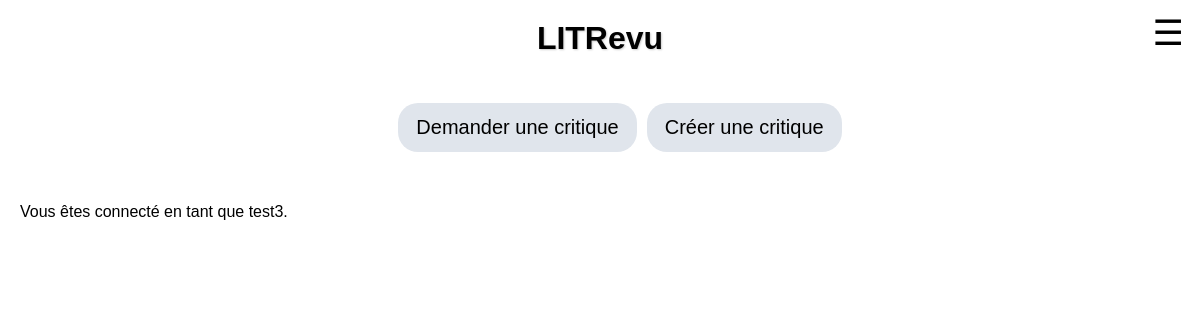
/home/ (signed in), run on an earlier commit of the app's database.
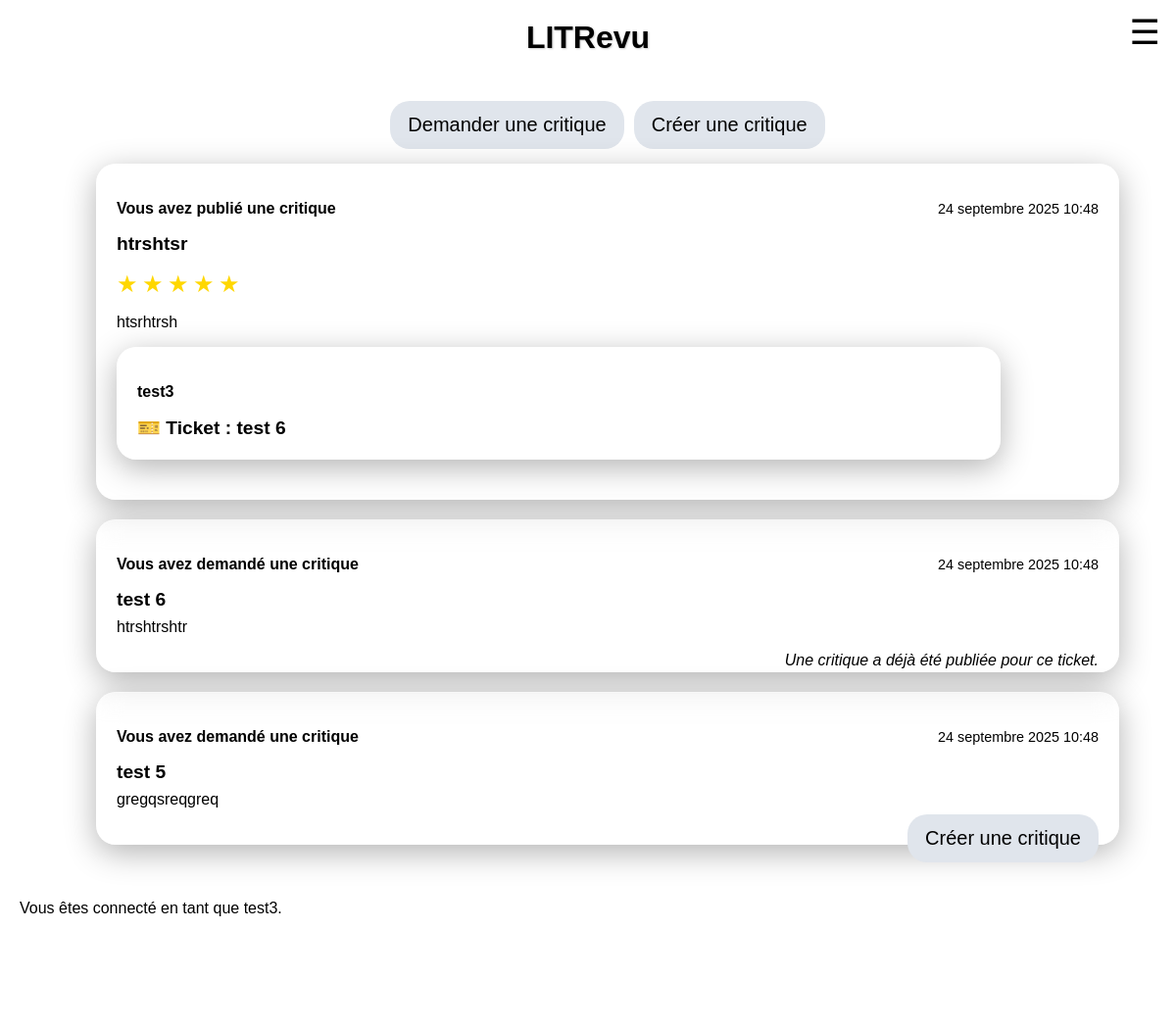
And on a later commit of the database.
### authentication/models.py (models this page shows)
class User(AbstractUser):
    profile_photo = models.ImageField(verbose_name='Photo de profil')

### blog/models.py (models this page shows)
class Review(models.Model):
    ticket = models.ForeignKey(Ticket, on_delete=models.CASCADE)
    rating = models.PositiveSmallIntegerField(
        validators=[
            MinValueValidator(0),
            MaxValueValidator(5)
        ]
    )
    user = models.ForeignKey(
        settings.AUTH_USER_MODEL,
        on_delete=models.CASCADE
        )
    headline = models.CharField(max_length=128)
    body = models.TextField(max_length=8192)
    time_created = models.DateTimeField(auto_now_add=True)

class Ticket(models.Model):
    title = models.CharField(max_length=128)
    description = models.TextField(max_length=2048, blank=True)
    user = models.ForeignKey(
        settings.AUTH_USER_MODEL,
        on_delete=models.CASCADE
        )
    image = models.ImageField(null=True, blank=True)
    time_created = models.DateTimeField(auto_now_add=True)

### blog/views.py (the view)
# urls.py: 2. Add a URL to urlpatterns:  path('', views.home, name='home')
@login_required
def home(request):
    user = request.user
    followed_user = UserFollows.objects.filter(user=request.user).values_list('followed_user', flat=True)
    tickets = Ticket.objects.filter(
        Q(user__in=followed_user) | Q(user=user)
    )
    reviews_from_followed = Review.objects.select_related('ticket').filter(
        Q(user__in=followed_user)
        | Q(user=user)
        | Q(ticket__user__in=followed_user)
    )
    reviews_on_own_ticket = Review.objects.filter(ticket__user=user)
    reviews = (reviews_from_followed | reviews_on_own_ticket).distinct()
    for t in tickets:
        t.content_type = 'TICKET'
        t.unique_id = f"TICKET-{t.id}"
    for r in reviews:
        r.content_type = 'REVIEW'
        t.unique_id = f"REVIEW-{t.id}"
    tickets_with_review = set(review.ticket.id for review in reviews)
    for ticket in tickets:
        ticket.has_review = int(ticket.id) in tickets_with_review
    flux = list(tickets) + list(reviews)
    flux.sort(
        key=lambda instance: instance.time_created,
        reverse=True
    )
    page = request.GET.get('page', 1)
    paginator = Paginator(flux, 10)
    page_obj = paginator.get_page(page)
    if request.headers.get('x-requested-with') == 'XMLHttpRequest':
        html = render_to_string('blog/_flux_items.html', {'flux': page_obj, 'request': request})
        return JsonResponse({'html': html, 'has_next': page_obj.has_next()})
    return render(request, 'blog/home.html', context={'flux': page_obj})

### blog/templates/blog/home.html (shortened to what this page needs)
{% extends 'base.html' %}
{% block content %}
    <div class="home-menu">
        <div>
            <a href="{% url 'ticket_upload' %}" class="neumorphic neumorphic-button text-deco">Demander une critique</a>
        </div>
        <div>
            <a href="{% url 'review_upload' %}" class="neumorphic neumorphic-button text-deco">Créer une critique</a>
        </div>
    </div>
    <div id="flux-container" style="width: 100%; display: flex; flex-direction: column; align-items: center;">
        {% include 'blog/_flux_items.html' %}
    </div>
{% endblock content %}

### templates/base.html (shortened to what this page needs)
{% load static %}
<!DOCTYPE html>
<html lang="fr">
    <head>
        <link rel="stylesheet" href="{% static 'css/styles.css' %}" />
    </head>
    <body>
        <main>
            <div class="header-title">LITRevu</div>
            {% if user.is_authenticated %}
            <button class="hamburger" onclick="toggleMenu()">☰</button>
            {% endif %}
            <div class="container">
                {% block content %}{% endblock content %}
            </div>
            <div class="footer">
                {% if user.is_authenticated %}
                    <p>Vous êtes connecté en tant que {{ request.user }}.</p>
                {% endif %}
            </div>
        </main>
        <footer class="footer">
            <div>
                <h3>
                </h3>
            </div>
        </footer>
    </body>
</html>

### blog/templates/blog/_flux_items.html
{% for item in flux %}
    {% include 'blog/_card.html' with item=item show_review_option=True show_post_option=False %}
{% endfor %}

### blog/templates/blog/_card.html (shortened to what this page needs)
{% if item.content_type == 'TICKET' %}
<div class="neumorphic neumorphic-home-card ticket-card" data-id="{{ item.unique_id }}">
    <div class="ticket-header">
        {% if item.user == request.user %}
            <p class="ticket-author">Vous avez demandé une critique</p>
        {% else %}
            <p class="ticket-author">{{ item.user }} a demandé une critique</p>
        {% endif %}
        <p class="ticket-date">{{ item.time_created }}</p>
    </div>
    <h3 class="ticket-title">{{ item.title }}</h3>
    <p class="ticket-description">{{ item.description }}</p>
    {% if show_review_option %}
    <div class="ticket-footer">
        {% if not item.has_review %}
            <a href="{% url 'reply_to_ticket' item.id %}" class="neumorphic neumorphic-button text-deco">Créer une critique</a>
        {% else %}
            <p><em>Une critique a déjà été publiée pour ce ticket.</em></p>
        {% endif %}
    </div>
    {% endif %}
</div>
{% elif item.content_type == 'REVIEW' %}
<div class="neumorphic neumorphic-home-card review-card" data-id="{{ item.unique_id }}">
    <div class="review-header">
        {% if item.user == request.user %}
            <p class="review-author">Vous avez publié une critique</p>
        {% else %}
            <p class="review-author">{{ item.user }} a publié une critique</p>
        {% endif %}
        <p class="review-date">{{ item.time_created }}</p>
    </div>
    <h3 class="review-title">{{ item.headline }}</h3>
    <span>
        {% for i in "12345" %}
            {% if forloop.counter <= item.rating %}
                <span style="color: gold; font-size: 24px;">&#9733;</span>
            {% endif %}
        {% endfor %}
    </span>
    <p>{{ item.body }}</p>
    {% if item.ticket %}
    <div class="neumorphic neumorphic-home-card ticket-card embedded-ticket">
        <div class="ticket-header">
            <p class="ticket-author">{{ item.ticket.user }}</p>
        </div>
        <h3 class="ticket-title">🎫 Ticket : {{ item.ticket.title }}</h3>
    </div>
    {% endif %}
</div>
{% endif %}

### static/css/styles.css (style rules this page uses)
:root { --bg-main: #e0e5ec; --bg-light: #f0f0f0; --border-color: #ccc; --shadow-dark: #a3b1c6; --shadow-light: #ffffff; --text-main: #6d7582; --text-muted: #888; --placeholder: #a3b1c6; --highlight: gold; }
body { margin: 0; padding: 0; align-items: center; background: url(./../img/janko-ferlic-sfL_QOnmy00-unsplash.jpg); background-size: cover; background-repeat: no-repeat; background-position: center; background-attachment: fixed; font-family: Arial, sans-serif; overflow-x: hidden; }
main { flex: 1; padding: 20px; }
footer { color: white; text-align: center; padding: 10px; position: relative; }
.hamburger { background: none; border: none; cursor: pointer; }
.header-title { font-size: 2rem; font-weight: bold; text-align: center; flex-grow: 1; text-shadow: 1px 1px 2px var(--border-color); }
.home-menu { display: flex; flex-direction: row; align-items: center; margin: 20px 0; height: 50px; justify-content: space-between; gap: 10px; }
.neumorphic { background: var(--bg-main); border-radius: 20px; }
.container { width: 100%; margin: 0 auto; padding: 20px; display: flex; flex-direction: column; align-items: center; }
.neumorphic-edit-card, .neumorphic-follow, .neumorphic-home-card, .review-card, .ticket-card { width: 90%; margin-bottom: 20px; padding: 20px; box-sizing: border-box; background: rgba(255, 255, 255, 0.1); box-shadow: 0 8px 32px rgba(0, 0, 0, 0.3); backdrop-filter: blur(12px); -webkit-backdrop-filter: blur(12px); border: 1px solid rgba(255, 255, 255, 0.3); }
.neumorphic-follow-button, .neumorphic-nav-button, .neumorphic-button { font-size: 16px; color: black; border: none; cursor: pointer; transition: all 0.3s ease; box-sizing: border-box; text-align: center; display: inline-block; text-decoration: none; }
.neumorphic-button { width: auto; margin-top: 10px; padding: 15px 30px; }
.review-card, .ticket-card { position: relative; }
.ticket-header, .review-header { display: flex; justify-content: space-between; align-items: center; }
.ticket-author, .review-author { font-weight: bold; }
.ticket-date, .review-date { font-size: 0.9em; color: black; text-align: right; }
.ticket-title, .review-title { margin: 0; font-size: 1.2em; }
.ticket-description, .review-description { margin-top: 0.5em; }
.ticket-footer, .review-footer { position: absolute; right: 20px; }
.ticket-footer a, .review-footer a { position: relative; bottom: 20px; }
.ticket-footer p, .review-footer p { position: relative; bottom: 30px; }
@media screen and (max-width: 1320px) { .hamburger { display: block; margin-top: -45px; font-size: 35px; color: black; position: fixed; right: 10px; } }
@media screen and (max-width: 1320px) { .neumorphic-nav-button, .neumorphic-button { padding: 13px 18px; font-size: 20px; color: black; border: none; cursor: pointer; transition: all 0.3s ease; box-sizing: border-box; text-align: center; display: inline-block; text-decoration: none; } }
@media screen and (max-width: 1320px) { .ticket-footer, .review-footer { position: absolute; right: 20px; } }
@media screen and (max-width: 1320px) { .ticket-footer a, .review-footer a { position: relative; bottom: 20px; } }
@media screen and (max-width: 1320px) { .ticket-footer p, .review-footer p { position: relative; bottom: 16px; } }

What changed in the data, as far as the page shows it:
added Review: shows "Vous avez publié une critique", time_created "24 septembre 2025 10:48", headline "htrshtsr", rating 5 (drawn), body "htsrhtrsh", ticket.user "test3", ticket "test 6"
added Ticket: shows "Vous avez demandé une critique", time_created "24 septembre 2025 10:48", title "test 6", description "htrshtrshtr", shows "Une critique a déjà été publiée pour ce ticket."
added Ticket: shows "Vous avez demandé une critique", time_created "24 septembre 2025 10:48", title "test 5", description "gregqsreqgreq", shows "Créer une critique"
